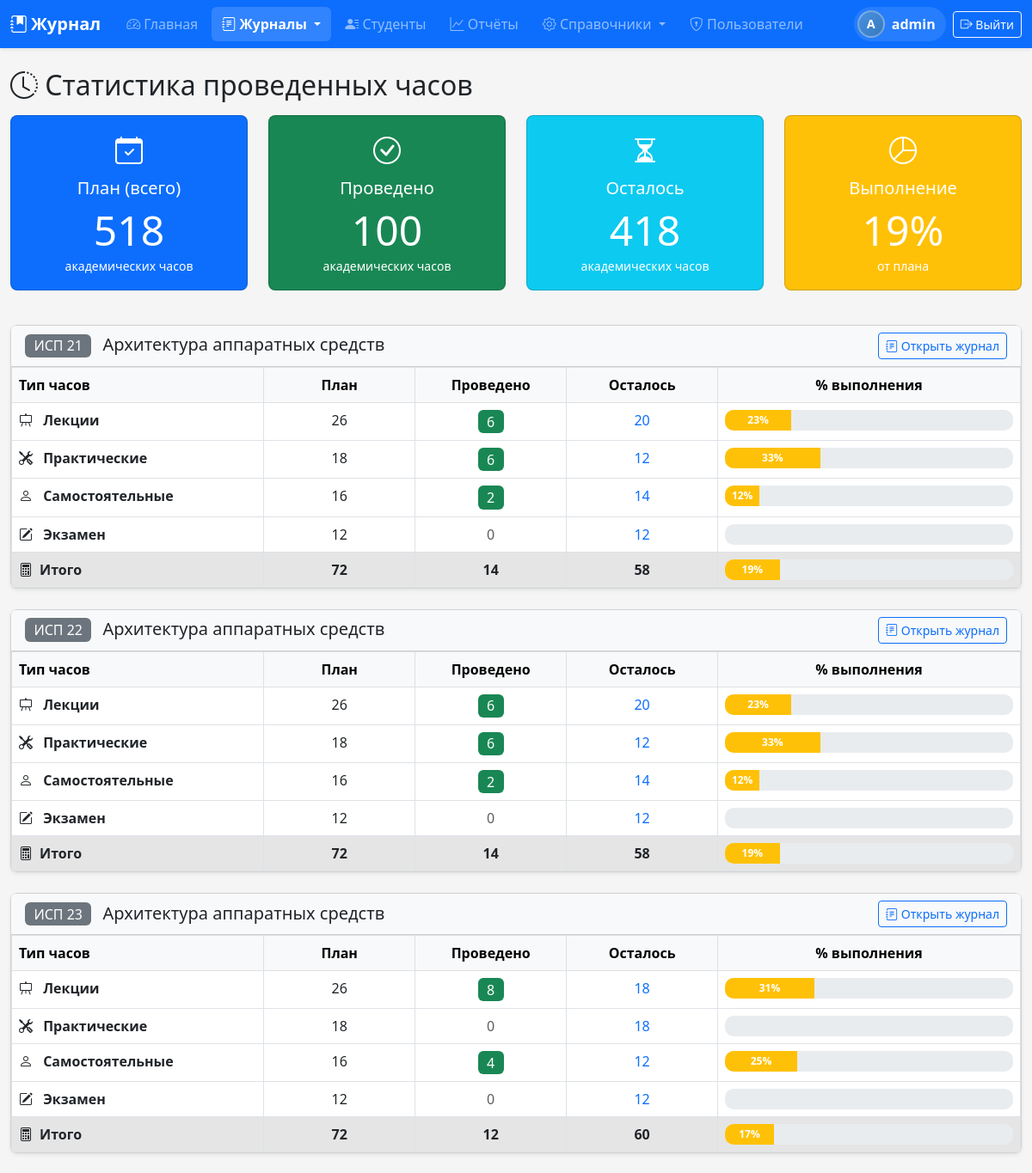
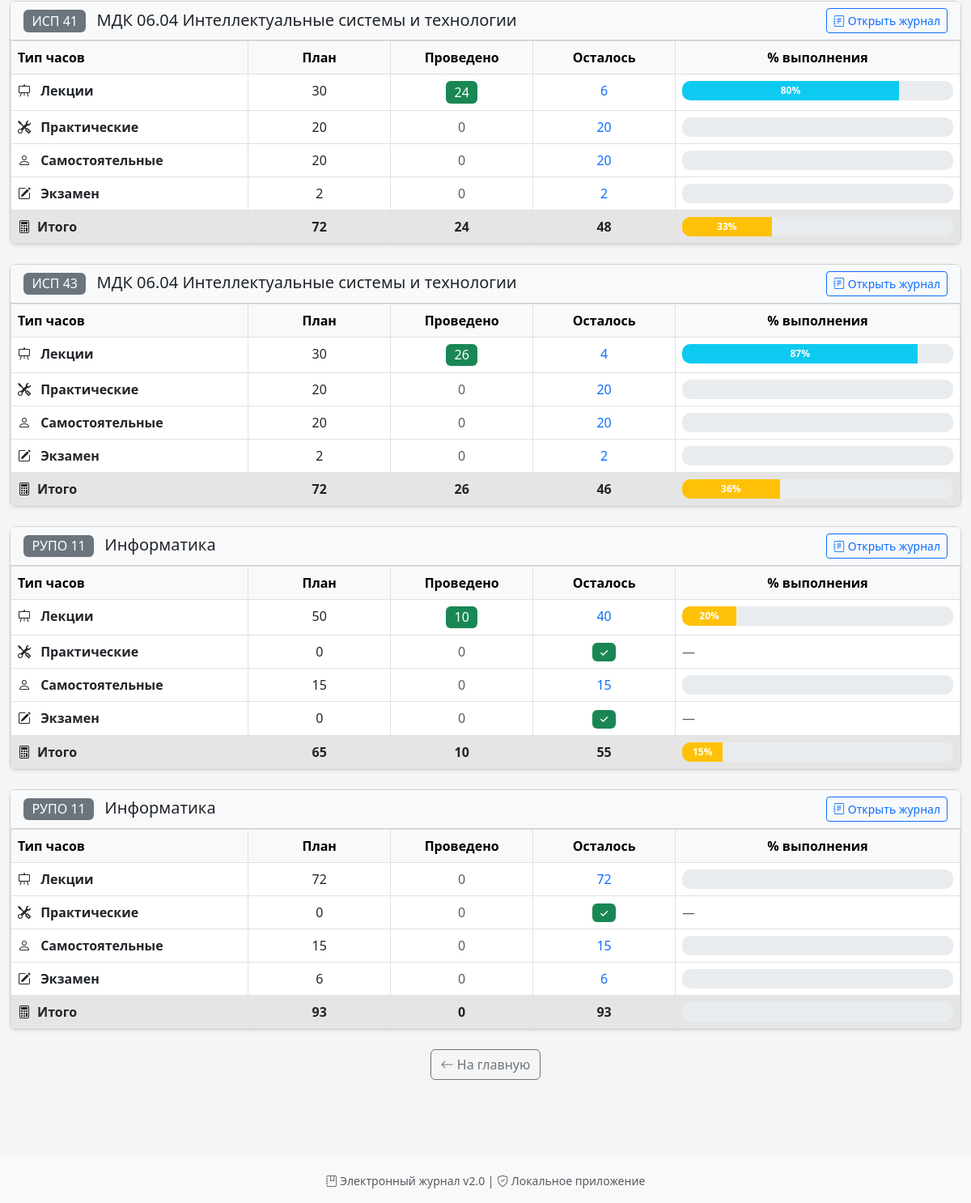
Screenshot of /teacher/hours-stats (signed in) with the database file from the repository (2 pictures, top to bottom).
### tables this page shows
CREATE TABLE group_subjects (
            id INTEGER PRIMARY KEY AUTOINCREMENT,
            group_id INTEGER NOT NULL,
            subject_id INTEGER NOT NULL,
            FOREIGN KEY (group_id) REFERENCES groups(id) ON DELETE CASCADE,
            FOREIGN KEY (subject_id) REFERENCES subjects(id) ON DELETE CASCADE,
            UNIQUE(group_id, subject_id)
        );

CREATE TABLE groups (
            id INTEGER PRIMARY KEY AUTOINCREMENT,
            name TEXT UNIQUE NOT NULL
        , code TEXT, academic_year_id INTEGER);

CREATE TABLE subjects (
            id INTEGER PRIMARY KEY AUTOINCREMENT,
            name TEXT NOT NULL
        );

### routes.py (the view)
@main_bp.route('/teacher/hours-stats')
@login_required
def teacher_hours_stats():
    uid = session['user_id']
    journals = TeacherJournal.get_user_journals(uid)
    stats = []
    total_planned = {'lecture': 0, 'practice': 0, 'independent': 0, 'exam': 0, 'total': 0}
    total_actual = {'lecture': 0, 'practice': 0, 'independent': 0, 'exam': 0, 'total': 0}
    for j in journals:
        semesters = GroupSubject.get_semesters(j['id'])
        for sem in semesters:
            planned_row = TeacherHours.get(uid, j['id'], sem)
            if planned_row:
                planned = dict(planned_row)
            else:
                planned = {'lecture_hours': 0, 'practice_hours': 0, 'independent_hours': 0, 'exam_hours': 0}
            actual = JournalManager.get_conducted_hours(j['id'], sem)
            pt = (planned.get('lecture_hours', 0) + planned.get('practice_hours', 0) +
                  planned.get('independent_hours', 0) + planned.get('exam_hours', 0))
            stats.append({
                'group_name': j['group_name'],
                'subject_name': j['subject_name'],
                'gs_id': j['id'],
                'semester': sem,
                'planned': {
                    'lecture': planned.get('lecture_hours', 0),
                    'practice': planned.get('practice_hours', 0),
                    'independent': planned.get('independent_hours', 0),
                    'exam': planned.get('exam_hours', 0),
                    'total': pt
                },
                'actual': {
                    'lecture': actual.get('lecture', 0),
                    'practice': actual.get('practice', 0),
                    'independent': actual.get('independent', 0),
                    'exam': actual.get('exam', 0),
                    'total': actual.get('total', 0)
                }
            })
            total_planned['lecture'] += planned.get('lecture_hours', 0)
            total_planned['practice'] += planned.get('practice_hours', 0)
            total_planned['independent'] += planned.get('independent_hours', 0)
            total_planned['exam'] += planned.get('exam_hours', 0)
            total_planned['total'] += pt
            total_actual['lecture'] += actual.get('lecture', 0)
            total_actual['practice'] += actual.get('practice', 0)
            total_actual['independent'] += actual.get('independent', 0)
            total_actual['exam'] += actual.get('exam', 0)
            total_actual['total'] += actual.get('total', 0)
    return render_template('teacher_hours.html', stats=stats,
                           total_planned=total_planned, total_actual=total_actual)

### journal_manager.py (called while the page is built)
    @staticmethod
    def get_table_name(gs_id):
        return f"journal_{gs_id}"

### models.py (called while the page is built)
def get_db():
    conn = sqlite3.connect(Config.DATABASE)
    conn.row_factory = sqlite3.Row
    conn.execute("PRAGMA foreign_keys = ON")
    return conn

    @staticmethod
    def get_semesters(gsid):
        conn = get_db()
        semesters = conn.execute(
            "SELECT DISTINCT semester FROM group_subject_hours WHERE group_subject_id=? ORDER BY semester",
            (gsid,)
        ).fetchall()
        conn.close()
        return [s['semester'] for s in semesters]

    @staticmethod
    def get_user_permissions(uid):
        conn = get_db()
        permissions = conn.execute('''
            SELECT p.code FROM permissions p
            JOIN user_permissions up ON p.id=up.permission_id
            WHERE up.user_id=?
        ''', (uid,)).fetchall()
        conn.close()
        return [p['code'] for p in permissions]

    @staticmethod
    def has_permission(uid, code):
        perms = Permission.get_user_permissions(uid)
        return code in perms

    @staticmethod
    def get_user_journals(uid):
        conn = get_db()
        journals = conn.execute('''
            SELECT gs.*, g.name as group_name, s.name as subject_name
            FROM teacher_journals tj
            JOIN group_subjects gs ON tj.group_subject_id=gs.id
            JOIN groups g ON gs.group_id=g.id
            JOIN subjects s ON gs.subject_id=s.id
            WHERE tj.user_id=?
            ORDER BY g.name, s.name
        ''', (uid,)).fetchall()
        conn.close()
        return journals

    @staticmethod
    def get(uid, gsid, semester=None):
        conn = get_db()
        if semester:
            hours = conn.execute(
                "SELECT * FROM teacher_hours WHERE user_id=? AND group_subject_id=? AND semester=?",
                (uid, gsid, semester)
            ).fetchone()
        else:
            hours = conn.execute(
                "SELECT * FROM teacher_hours WHERE user_id=? AND group_subject_id=? ORDER BY semester",
                (uid, gsid)
            ).fetchall()
        conn.close()
        return hours

### templates/teacher_hours.html
{% extends "base.html" %}
{% block content %}
<h2 class="mb-3">
    <i class="bi bi-clock-history"></i> Статистика проведенных часов
</h2>
<div class="row mb-4">
    <div class="col-md-3 mb-3">
        <div class="card text-white bg-primary h-100">
            <div class="card-body text-center">
                <i class="bi bi-calendar-check" style="font-size: 2rem;"></i>
                <h5 class="mt-2">План (всего)</h5>
                <p class="display-5 mb-0">{{ total_planned.total }}</p>
                <small>академических часов</small>
            </div>
        </div>
    </div>
    <div class="col-md-3 mb-3">
        <div class="card text-white bg-success h-100">
            <div class="card-body text-center">
                <i class="bi bi-check-circle" style="font-size: 2rem;"></i>
                <h5 class="mt-2">Проведено</h5>
                <p class="display-5 mb-0">{{ total_actual.total }}</p>
                <small>академических часов</small>
            </div>
        </div>
    </div>
    <div class="col-md-3 mb-3">
        <div class="card text-white bg-info h-100">
            <div class="card-body text-center">
                <i class="bi bi-hourglass-split" style="font-size: 2rem;"></i>
                <h5 class="mt-2">Осталось</h5>
                <p class="display-5 mb-0">{{ total_planned.total - total_actual.total }}</p>
                <small>академических часов</small>
            </div>
        </div>
    </div>
    <div class="col-md-3 mb-3">
        <div class="card text-white bg-warning h-100">
            <div class="card-body text-center">
                <i class="bi bi-pie-chart" style="font-size: 2rem;"></i>
                <h5 class="mt-2">Выполнение</h5>
                <p class="display-5 mb-0">
                    {% if total_planned.total > 0 %}
                    {{ (total_actual.total / total_planned.total * 100)|round|int }}%
                    {% else %}—{% endif %}
                </p>
                <small>от плана</small>
            </div>
        </div>
    </div>
</div>
{% if stats %}
{% for s in stats %}
<div class="card shadow-sm mb-4">
    <div class="card-header bg-light d-flex justify-content-between align-items-center">
        <h5 class="mb-0">
            <span class="badge bg-secondary fs-6">{{ s.group_name }}</span>
            <span class="ms-2">{{ s.subject_name }}</span>
        </h5>
        <a href="{{ url_for('main.journal', gsid=s.gs_id) }}" class="btn btn-sm btn-outline-primary">
            <i class="bi bi-journal-text"></i> Открыть журнал
        </a>
    </div>
    <div class="card-body p-0">
        <div class="table-responsive">
            <table class="table table-bordered mb-0">
                <thead class="table-light">
                    <tr>
                        <th style="width: 25%;">Тип часов</th>
                        <th class="text-center" style="width: 15%;">План</th>
                        <th class="text-center" style="width: 15%;">Проведено</th>
                        <th class="text-center" style="width: 15%;">Осталось</th>
                        <th class="text-center" style="width: 30%;">% выполнения</th>
                    </tr>
                </thead>
                <tbody>
                    {% set types = [
                        ('lecture', 'Лекции', 'bi-easel'),
                        ('practice', 'Практические', 'bi-tools'),
                        ('independent', 'Самостоятельные', 'bi-person'),
                        ('exam', 'Экзамен', 'bi-pencil-square')
                    ] %}
                    {% for type_key, type_name, type_icon in types %}
                    <tr>
                        <td>
                            <i class="bi {{ type_icon }} me-2"></i>
                            <strong>{{ type_name }}</strong>
                        </td>
                        <td class="text-center">{{ s.planned[type_key] }}</td>
                        <td class="text-center">
                            {% if s.actual[type_key] > 0 %}
                            <span class="badge bg-success fs-6">{{ s.actual[type_key] }}</span>
                            {% else %}
                            <span class="text-muted">0</span>
                            {% endif %}
                        </td>
                        <td class="text-center">
                            {% set remaining = s.planned[type_key] - s.actual[type_key] %}
                            {% if remaining > 0 %}
                            <span class="text-primary">{{ remaining }}</span>
                            {% elif remaining < 0 %}
                            <span class="text-danger">+{{ remaining|abs }}</span>
                            {% else %}
                            <span class="badge bg-success">✓</span>
                            {% endif %}
                        </td>
                        <td>
                            {% if s.planned[type_key] > 0 %}
                            <div class="progress" style="height: 24px;">
                                {% set percent = (s.actual[type_key] / s.planned[type_key] * 100)|round|int %}
                                <div class="progress-bar
                                    {% if percent >= 100 %}bg-success
                                    {% elif percent >= 50 %}bg-info
                                    {% elif percent > 0 %}bg-warning
                                    {% else %}bg-secondary{% endif %}"
                                    style="width: {{ [percent, 100]|min }}%">
                                    <strong>{{ percent }}%</strong>
                                </div>
                            </div>
                            {% else %}
                            <span class="text-muted">—</span>
                            {% endif %}
                        </td>
                    </tr>
                    {% endfor %}
                    <tr class="table-active fw-bold">
                        <td><i class="bi bi-calculator me-2"></i>Итого</td>
                        <td class="text-center">{{ s.planned.total }}</td>
                        <td class="text-center">{{ s.actual.total }}</td>
                        <td class="text-center">
                            {% set total_remaining = s.planned.total - s.actual.total %}
                            {% if total_remaining > 0 %}{{ total_remaining }}
                            {% elif total_remaining < 0 %}<span class="text-danger">+{{ total_remaining|abs }}</span>
                            {% else %}<span class="badge bg-success">✓</span>{% endif %}
                        </td>
                        <td>
                            {% if s.planned.total > 0 %}
                            <div class="progress" style="height: 24px;">
                                {% set total_percent = (s.actual.total / s.planned.total * 100)|round|int %}
                                <div class="progress-bar {% if total_percent >= 100 %}bg-success{% elif total_percent >= 50 %}bg-info{% else %}bg-warning{% endif %}"
                                    style="width: {{ [total_percent, 100]|min }}%">
                                    <strong>{{ total_percent }}%</strong>
                                </div>
                            </div>
                            {% endif %}
                        </td>
                    </tr>
                </tbody>
            </table>
        </div>
    </div>
</div>
{% endfor %}
{% else %}
<div class="alert alert-info text-center py-4">
    <i class="bi bi-info-circle" style="font-size: 2rem;"></i>
    <h5 class="mt-2">У вас нет назначенных журналов</h5>
    <p class="text-muted">Обратитесь к администратору для назначения журналов</p>
</div>
{% endif %}
<div class="text-center mt-4 mb-5">
    <a href="{{ url_for('main.dashboard') }}" class="btn btn-outline-secondary">
        <i class="bi bi-arrow-left"></i> На главную
    </a>
</div>
{% endblock %}

### static/style.css (style rules this page uses)
body { background-color: #f5f5f5; min-height: 100vh; display: flex; flex-direction: column; }
.badge { font-size: 0.85rem; font-weight: 500; }
.btn { transition: all 0.15s ease; }
.progress { height: 20px; border-radius: 10px; background-color: #e9ecef; }
.progress-bar { font-size: 0.75rem; font-weight: 600; line-height: 20px; }
.card { border-radius: 8px; transition: transform 0.15s, box-shadow 0.15s; }
.card.shadow-sm { box-shadow: 0 0.125rem 0.25rem rgba(0, 0, 0, 0.075) !important; }

### templates/base.html (style rules this page uses)
html { scroll-behavior: smooth; }
body { min-height: 100vh; display: flex; flex-direction: column; }

### rows the page displays
group_subjects: group_name "ИСП 21", subject_name "Архитектура аппаратных средств", types "Лекции" "Практические" "Самостоятельные" "Экзамен", planned "26" "18" "16" "12", actual "6" "6" "2", types "20" "12" "14" "12", types "23" "33" "12", planned.total "72", actual.total "14", total_remaining "58", total_percent "19"
group_subjects: group_name "ИСП 22", subject_name "Архитектура аппаратных средств", types "Лекции" "Практические" "Самостоятельные" "Экзамен", planned "26" "18" "16" "12", actual "6" "6" "2", types "20" "12" "14" "12", types "23" "33" "12", planned.total "72", actual.total "14", total_remaining "58", total_percent "19"
group_subjects: group_name "ИСП 23", subject_name "Архитектура аппаратных средств", types "Лекции" "Практические" "Самостоятельные" "Экзамен", planned "26" "18" "16" "12", actual "8" "4", types "18" "18" "12" "12", types "31" "25", planned.total "72", actual.total "12", total_remaining "60", total_percent "17"
group_subjects: group_name "ИСП 41", subject_name "МДК 06.04 Интеллектуальные системы и технологии", types "Лекции" "Практические" "Самостоятельные" "Экзамен", planned "30" "20" "20" "2", actual "24", types "6" "20" "20" "2", types "80", planned.total "72", actual.total "24", total_remaining "48", total_percent "33"
group_subjects: group_name "ИСП 43", subject_name "МДК 06.04 Интеллектуальные системы и технологии", types "Лекции" "Практические" "Самостоятельные" "Экзамен", planned "30" "20" "20" "2", actual "26", types "4" "20" "20" "2", types "87", planned.total "72", actual.total "26", total_remaining "46", total_percent "36"
group_subjects: group_name "РУПО 11", subject_name "Информатика", types "Лекции" "Практические" "Самостоятельные" "Экзамен" "Лекции" "Практические" "Самостоятельные" "Экзамен", planned "50" "0" "15" "0" "72" "0" "15" "6", actual "10", types "40" "15" "72" "15" "6", types "20", planned.total "65", actual.total "10", total_remaining "55", total_percent "15", planned.total "93", actual.total "0", total_remaining "93"

### other values shown
{{ session.username[0]|upper }} "A"
{{ session.username }} "admin"
{{ total_planned.total }} "518"
{{ total_actual.total }} "100"
{{ total_planned.total - total_actual.total }} "418"
{{ (total_actual.total / total_planned.total * 100)|round|int }} "19"
